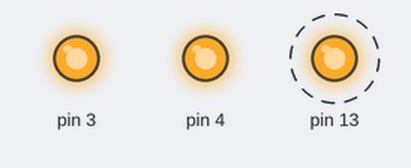
The sketch below on a simulated Arduino Uno, built with avr-gcc and run on an emulated ATmega328P. Shown: output pins drawn as LEDs (lit = HIGH). Dashed ring = blinking. Pins used as bus, display or sensor lines are not drawn.

Above: at 0.1 s.
Timing chart, 0 to 40.0 s (numbered marks = the images above):
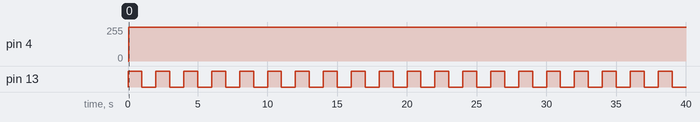

Measured:
- by itself, pin 4: 0/255 → 255/255 at 0.04 s
- by itself, pin 13: alternates HIGH for 1.0 s and LOW for 1.0 s

The sketch:

_4110SEE.ino
```cpp
#define clk0 digitalWrite(6,LOW)
#define clk1 digitalWrite(6,HIGH)
#define dat0 digitalWrite(5,LOW)
#define dat1 digitalWrite(5,HIGH)
#define le0 digitalWrite(4,LOW)
#define le1 digitalWrite(4,HIGH)
#define ce0 digitalWrite(3,LOW)
#define ce1 digitalWrite(3,HIGH)
#define led0 digitalWrite(13,LOW)
#define led1 digitalWrite(13,HIGH)
#define _0 false
#define _1 true

unsigned int NB_CNTR=0x004, R_CNTR = 0x003;         // B=8D A=12 (453)   B=8B A=02 (445)
byte  NA_CNTR=0x00, CURS1=0x00, CURS2=0x00, MUX = 0x01, CMOS=0x03, PRESC = 0x00;   // MUX = 0x02 - n div //
//bit PWDN1 = 0,PWDN2 = 0, CNT_RST = 0, PDpol = 1, flag = 0;
boolean PWDN1 = _0;
boolean PWDN2 = _0;
boolean CNT_RST = _0;
boolean PDpol = _1;
boolean flag = _1;
/////////////////////////////////////////

unsigned char value, bit_ctr;


/////////////////////////////
void INTREG (void){
byte bit_ctr;
unsigned int value=0;
//======== INT register==========
   ////////PRESC/////////
   value = PRESC;
   for(bit_ctr=0;bit_ctr<2;bit_ctr++)
   {
        if(value & 0x02)
        {
        dat1;
        }
        else
        {
        dat0;
        }
   value = (value << 1);
   clk1;
   clk0;
   }
   //////PWDN2////////
   if (PWDN2==1){
   dat1;
   clk1;
   clk0;
   }
   else {
   dat0;
   clk1;
   clk0;
   }
   //////CURS2////////
   value = CURS2;
   for(bit_ctr=0;bit_ctr<3;bit_ctr++)
   {
        if(value & 0x04)
        {
        dat1;
        }
        else
        {
        dat0;
        }
   value = (value << 1);
   clk1;
   clk0;
   }
    //////CURS1////////
   value = CURS1;
   for(bit_ctr=0;bit_ctr<3;bit_ctr++)
   {
        if(value & 0x04)
        {
        dat1;
        }
        else
        {
        dat0;
        }
   value = (value << 1);
   clk1;
   clk0;
   }
    //////Time contr////////
   value = 0x01;
   for(bit_ctr=0;bit_ctr<4;bit_ctr++)
   {
        if(value & 0x08)
        {
        dat1;
        }
        else
        {
        dat0;
        }
   value = (value << 1);
   clk1;
   clk0;
   }
   //////3 zero bit////////
   for(bit_ctr=0;bit_ctr<3;bit_ctr++)
   {
   dat0;
   clk1;
   clk0;
   }
   //////PDpol////////
   if (PDpol==1){
   dat1;
   clk1;
   clk0;
   }
   else {
   dat0;
   clk1;
   clk0;
   }
   //////MUX////////
   value = MUX;
   for(bit_ctr=0;bit_ctr<3;bit_ctr++)
   {
        if(value & 0x04)
        {
        dat1;
        }
        else
        {
        dat0;
        }
   value = (value << 1);
   clk1;
   clk0;
   }
   //////PWD1////////
   if (PWDN1==1){
   dat1;
   clk1;
   clk0;
   }
   else {
   dat0;
   clk1;
   clk0;
   }
   //////CNT_RST////////
   if (CNT_RST==1){
   dat1;
   clk1;
   clk0;
   }
   else {
   dat0;
   clk1;
   clk0;
   }
   //////address 2 bit////////
   dat1;
   clk1;
   clk0;
   ///////
   dat1;
   clk1;
   clk0;
   ///////
   dat0;
}
////////////////////////////////////////////////
void FUNREG (void){
byte bit_ctr;
unsigned int value=0;
//======== FUN register==========
   ////////PRESC/////////
   value = PRESC;
   for(bit_ctr=0;bit_ctr<2;bit_ctr++)
   {
        if(value & 0x02)
        {
        dat1;
        }
        else
        {
        dat0;
        }
   value = (value << 1);
   clk1;
   clk0;
   }
   //////PWDN2////////
   if (PWDN2==1){
   dat1;
   clk1;
   clk0;
   }
   else {
   dat0;
   clk1;
   clk0;
   }
   //////CURS2////////
   value = CURS2;
   for(bit_ctr=0;bit_ctr<3;bit_ctr++)
   {
        if(value & 0x04)
        {
        dat1;
        }
        else
        {
        dat0;
        }
   value = (value << 1);
   clk1;
   clk0;
   }
    //////CURS1////////
   value = CURS1;
   for(bit_ctr=0;bit_ctr<3;bit_ctr++)
   {
        if(value & 0x04)
        {
        dat1;
        }
        else
        {
        dat0;
        }
   value = (value << 1);
   clk1;
   clk0;
   }
    //////Time contr////////
   value = 0x01;
   for(bit_ctr=0;bit_ctr<4;bit_ctr++)
   {
        if(value & 0x08)
        {
        dat1;
        }
        else
        {
        dat0;
        }
   value = (value << 1);
   clk1;
   clk0;
   }
   //////3 zero bit////////
   for(bit_ctr=0;bit_ctr<3;bit_ctr++)
   {
   dat0;
   clk1;
   clk0;
   }
   //////PDpol////////
   if (PDpol==1){
   dat1;
   clk1;
   clk0;
   }
   else {
   dat0;
   clk1;
   clk0;
   }
   //////MUX////////
   value = MUX;
   for(bit_ctr=0;bit_ctr<3;bit_ctr++)
   {
        if(value & 0x04)
        {
        dat1;
        }
        else
        {
        dat0;
        }
   value = (value << 1);
   clk1;
   clk0;
   }
   //////PWD1////////
   if (PWDN1==1){
   dat1;
   clk1;
   clk0;
   }
   else {
   dat0;
   clk1;
   clk0;
   }
   //////CNT_RST////////
   if (CNT_RST==1){
   dat1;
   clk1;
   clk0;
   }
   else {
   dat0;
   clk1;
   clk0;
   }
   //////address 2 bit////////
   dat1;
   clk1;
   clk0;
   ///////
   dat0;
   clk1;
   clk0;
   ///////
   dat0;
}
////////////////////////////////////////////////
void RREG (void){
byte bit_ctr;
unsigned int value=0;
//======== R register==========
    //////8 zero bit////////
   for(bit_ctr=0;bit_ctr<8;bit_ctr++)
   {
   dat0;
   clk1;
   clk0;
   }

   //////R_CNTR 15bit////////
   value = R_CNTR;
   for(bit_ctr=0;bit_ctr<15;bit_ctr++)
   {
        if(value & 0x4000)
        {
        dat1;
        }
        else
        {
        dat0;
        }
   value = (value << 1);  // shift next bit into MSB..
   clk1;
   clk0;
   }
   //////address 2 bit////////
   dat0;
   clk1;
   clk0;
   ///////
   dat0;
   clk1;
   clk0;
   ///////
   dat0;
}
////////////////////////////////////////////////
void NREG (void){
byte bit_ctr;
unsigned int value=0;
//======== N register==========
    //////3 zero bit////////
   for(bit_ctr=0;bit_ctr<3;bit_ctr++)
   {
   dat0;
   clk1;
   clk0;
   }

   //////NB_CNTR 13 bit////////
   value = NB_CNTR;
   for(bit_ctr=0;bit_ctr<13;bit_ctr++)
   {
        if(value & 0x1000)
        {
        dat1;
        }
        else
        {
        dat0;
        }
   value = (value << 1);  // shift next bit into MSB..
   clk1;
   clk0;
   }
   //////NA_CNTR 6 bit////////
   value = NA_CNTR;
   for(bit_ctr=0;bit_ctr<6;bit_ctr++)
   {
        if(value & 0x20)
        {
        dat1;
        }
        else
        {
        dat0;
        }
   value = (value << 1);  // shift next bit into MSB..
   clk1;
   clk0;
   }

   //////address 2 bit////////
   dat0;
   clk1;
   clk0;
   ///////
   dat1;
   clk1;
   clk0;
   ///////
   dat0;
}
////////////////////////////////////////////////
///////////////////////////////////////////////

void SINTprog(void) {
le0;
INTREG();
le1;
delayMicroseconds(10);
le0;
FUNREG();
le1;
delayMicroseconds(10);
le0;
RREG();
le1;
delayMicroseconds(10);
le0;
NREG();
le1;
delayMicroseconds(10);
}


///////////////////////////////////////////////
void setup() {
  // put your setup code here, to run once:
  pinMode(3, OUTPUT);
  pinMode(4, OUTPUT);
  pinMode(5, OUTPUT);
  pinMode(6, OUTPUT);
  pinMode(13, OUTPUT);

//attachInterrupt(0, Blink, RISING);

ce1;
//OUTPOW = 0x03;
// Установка частоты
// для установки частоты необходимо оставить рабочими только две нужные строчки
//========200=========
//INT=0xC80;
//DIVSEL = 0x04;
//========400=========
//INT=0xC80;
//DIVSEL = 0x03;
//========430=========
//INT=0xD70;
//DIVSEL = 0x03;
//========240=========
//INT=0xF00;
//DIVSEL = 0x04;
//========229.3=======
//INT=0xE54;
//DIVSEL = 0x04;
//========800=========
//INT=0xC80;
//DIVSEL = 0x02;
//========1600=========
//INT=0xC80;
//DIVSEL = 0x01;
//========1500=========
//INT=0xBB8;
//DIVSEL = 0x01;
//========2380=========
//INT=0x94C;
//DIVSEL = 0x00;
//========2500=========
//INT=0x9C4;
//DIVSEL = 0x00;
//ce1;
SINTprog();

}

void loop() {
  led1;
  delay(1000);
  led0;
  delay(1000);
  led1;
  delay(1000);
  led0;
  delay(1000);
//cli();
//sei();
//cli();
//sei();

}

//void RESINT() {
//flag = _1;
//}
```
